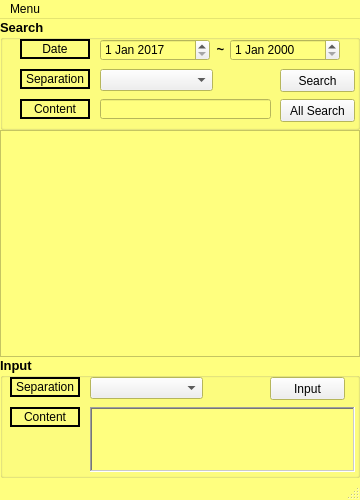
<?xml version="1.0" encoding="UTF-8"?>
<ui version="4.0">
 <class>MainWindow</class>
 <widget class="QMainWindow" name="MainWindow">
  <property name="geometry">
   <rect>
    <x>0</x>
    <y>0</y>
    <width>360</width>
    <height>500</height>
   </rect>
  </property>
  <property name="minimumSize">
   <size>
    <width>360</width>
    <height>0</height>
   </size>
  </property>
  <property name="palette">
   <palette>
    <active>
     <colorrole role="Base">
      <brush brushstyle="SolidPattern">
       <color alpha="255">
        <red>255</red>
        <green>255</green>
        <blue>127</blue>
       </color>
      </brush>
     </colorrole>
     <colorrole role="Window">
      <brush brushstyle="SolidPattern">
       <color alpha="255">
        <red>255</red>
        <green>255</green>
        <blue>127</blue>
       </color>
      </brush>
     </colorrole>
    </active>
    <inactive>
     <colorrole role="Base">
      <brush brushstyle="SolidPattern">
       <color alpha="255">
        <red>255</red>
        <green>255</green>
        <blue>127</blue>
       </color>
      </brush>
     </colorrole>
     <colorrole role="Window">
      <brush brushstyle="SolidPattern">
       <color alpha="255">
        <red>255</red>
        <green>255</green>
        <blue>127</blue>
       </color>
      </brush>
     </colorrole>
    </inactive>
    <disabled>
     <colorrole role="Base">
      <brush brushstyle="SolidPattern">
       <color alpha="255">
        <red>255</red>
        <green>255</green>
        <blue>127</blue>
       </color>
      </brush>
     </colorrole>
     <colorrole role="Window">
      <brush brushstyle="SolidPattern">
       <color alpha="255">
        <red>255</red>
        <green>255</green>
        <blue>127</blue>
       </color>
      </brush>
     </colorrole>
    </disabled>
   </palette>
  </property>
  <property name="windowTitle">
   <string>SharedMemo</string>
  </property>
  <property name="windowIcon">
   <iconset resource="sharedmemo.qrc">
    <normaloff>:/Img/notes.png</normaloff>:/Img/notes.png</iconset>
  </property>
  <widget class="QWidget" name="centralWidget">
   <layout class="QGridLayout" name="gridLayout">
    <property name="leftMargin">
     <number>0</number>
    </property>
    <property name="topMargin">
     <number>0</number>
    </property>
    <property name="rightMargin">
     <number>0</number>
    </property>
    <property name="bottomMargin">
     <number>0</number>
    </property>
    <property name="verticalSpacing">
     <number>0</number>
    </property>
    <item row="0" column="0">
     <widget class="QGroupBox" name="groupBox">
      <property name="sizePolicy">
       <sizepolicy hsizetype="Preferred" vsizetype="Fixed">
        <horstretch>0</horstretch>
        <verstretch>0</verstretch>
       </sizepolicy>
      </property>
      <property name="minimumSize">
       <size>
        <width>0</width>
        <height>111</height>
       </size>
      </property>
      <property name="maximumSize">
       <size>
        <width>16777215</width>
        <height>111</height>
       </size>
      </property>
      <property name="font">
       <font>
        <pointsize>10</pointsize>
        <weight>75</weight>
        <italic>false</italic>
        <bold>true</bold>
       </font>
      </property>
      <property name="title">
       <string>Search</string>
      </property>
      <property name="flat">
       <bool>true</bool>
      </property>
      <widget class="QLabel" name="label">
       <property name="geometry">
        <rect>
         <x>20</x>
         <y>20</y>
         <width>70</width>
         <height>20</height>
        </rect>
       </property>
       <property name="sizePolicy">
        <sizepolicy hsizetype="Fixed" vsizetype="Fixed">
         <horstretch>0</horstretch>
         <verstretch>0</verstretch>
        </sizepolicy>
       </property>
       <property name="font">
        <font>
         <pointsize>9</pointsize>
         <weight>50</weight>
         <bold>false</bold>
        </font>
       </property>
       <property name="frameShape">
        <enum>QFrame::WinPanel</enum>
       </property>
       <property name="text">
        <string>Date</string>
       </property>
       <property name="alignment">
        <set>Qt::AlignCenter</set>
       </property>
      </widget>
      <widget class="QDateEdit" name="dateEdit_StartDate">
       <property name="geometry">
        <rect>
         <x>100</x>
         <y>20</y>
         <width>110</width>
         <height>22</height>
        </rect>
       </property>
       <property name="sizePolicy">
        <sizepolicy hsizetype="Fixed" vsizetype="Fixed">
         <horstretch>0</horstretch>
         <verstretch>0</verstretch>
        </sizepolicy>
       </property>
       <property name="font">
        <font>
         <pointsize>9</pointsize>
         <weight>50</weight>
         <bold>false</bold>
        </font>
       </property>
       <property name="date">
        <date>
         <year>2017</year>
         <month>1</month>
         <day>1</day>
        </date>
       </property>
      </widget>
      <widget class="QLabel" name="label_2">
       <property name="geometry">
        <rect>
         <x>210</x>
         <y>20</y>
         <width>21</width>
         <height>20</height>
        </rect>
       </property>
       <property name="text">
        <string>~</string>
       </property>
       <property name="alignment">
        <set>Qt::AlignCenter</set>
       </property>
      </widget>
      <widget class="QDateEdit" name="dateEdit_EndDate">
       <property name="geometry">
        <rect>
         <x>230</x>
         <y>20</y>
         <width>110</width>
         <height>22</height>
        </rect>
       </property>
       <property name="sizePolicy">
        <sizepolicy hsizetype="Fixed" vsizetype="Fixed">
         <horstretch>0</horstretch>
         <verstretch>0</verstretch>
        </sizepolicy>
       </property>
       <property name="font">
        <font>
         <pointsize>9</pointsize>
         <weight>50</weight>
         <bold>false</bold>
        </font>
       </property>
      </widget>
      <widget class="QLabel" name="label_3">
       <property name="geometry">
        <rect>
         <x>20</x>
         <y>50</y>
         <width>70</width>
         <height>20</height>
        </rect>
       </property>
       <property name="sizePolicy">
        <sizepolicy hsizetype="Fixed" vsizetype="Fixed">
         <horstretch>0</horstretch>
         <verstretch>0</verstretch>
        </sizepolicy>
       </property>
       <property name="font">
        <font>
         <pointsize>9</pointsize>
         <weight>50</weight>
         <bold>false</bold>
        </font>
       </property>
       <property name="frameShape">
        <enum>QFrame::WinPanel</enum>
       </property>
       <property name="text">
        <string>Separation</string>
       </property>
       <property name="alignment">
        <set>Qt::AlignCenter</set>
       </property>
      </widget>
      <widget class="QComboBox" name="comboBox_Search_Separation">
       <property name="geometry">
        <rect>
         <x>100</x>
         <y>50</y>
         <width>113</width>
         <height>22</height>
        </rect>
       </property>
       <property name="sizePolicy">
        <sizepolicy hsizetype="Fixed" vsizetype="Fixed">
         <horstretch>0</horstretch>
         <verstretch>0</verstretch>
        </sizepolicy>
       </property>
       <property name="font">
        <font>
         <pointsize>9</pointsize>
         <weight>50</weight>
         <bold>false</bold>
        </font>
       </property>
      </widget>
      <widget class="QLabel" name="label_4">
       <property name="geometry">
        <rect>
         <x>20</x>
         <y>80</y>
         <width>70</width>
         <height>20</height>
        </rect>
       </property>
       <property name="sizePolicy">
        <sizepolicy hsizetype="Fixed" vsizetype="Fixed">
         <horstretch>0</horstretch>
         <verstretch>0</verstretch>
        </sizepolicy>
       </property>
       <property name="font">
        <font>
         <pointsize>9</pointsize>
         <weight>50</weight>
         <bold>false</bold>
        </font>
       </property>
       <property name="frameShape">
        <enum>QFrame::WinPanel</enum>
       </property>
       <property name="text">
        <string>Content</string>
       </property>
       <property name="alignment">
        <set>Qt::AlignCenter</set>
       </property>
      </widget>
      <widget class="QLineEdit" name="lineEdit_Search_Content">
       <property name="geometry">
        <rect>
         <x>100</x>
         <y>80</y>
         <width>171</width>
         <height>20</height>
        </rect>
       </property>
       <property name="sizePolicy">
        <sizepolicy hsizetype="Fixed" vsizetype="Fixed">
         <horstretch>0</horstretch>
         <verstretch>0</verstretch>
        </sizepolicy>
       </property>
       <property name="font">
        <font>
         <pointsize>9</pointsize>
         <weight>50</weight>
         <bold>false</bold>
        </font>
       </property>
      </widget>
      <widget class="QPushButton" name="pushButton_TermsSearch">
       <property name="geometry">
        <rect>
         <x>280</x>
         <y>50</y>
         <width>75</width>
         <height>23</height>
        </rect>
       </property>
       <property name="sizePolicy">
        <sizepolicy hsizetype="Fixed" vsizetype="Fixed">
         <horstretch>0</horstretch>
         <verstretch>0</verstretch>
        </sizepolicy>
       </property>
       <property name="font">
        <font>
         <pointsize>9</pointsize>
         <weight>50</weight>
         <bold>false</bold>
        </font>
       </property>
       <property name="text">
        <string>Search</string>
       </property>
      </widget>
      <widget class="QPushButton" name="pushButton_AllSearch">
       <property name="geometry">
        <rect>
         <x>280</x>
         <y>80</y>
         <width>75</width>
         <height>23</height>
        </rect>
       </property>
       <property name="sizePolicy">
        <sizepolicy hsizetype="Fixed" vsizetype="Fixed">
         <horstretch>0</horstretch>
         <verstretch>0</verstretch>
        </sizepolicy>
       </property>
       <property name="font">
        <font>
         <pointsize>9</pointsize>
         <weight>50</weight>
         <bold>false</bold>
        </font>
       </property>
       <property name="text">
        <string>All Search</string>
       </property>
      </widget>
     </widget>
    </item>
    <item row="1" column="0">
     <widget class="QTableWidget" name="tableWidget"/>
    </item>
    <item row="2" column="0">
     <widget class="QGroupBox" name="groupBox_2">
      <property name="sizePolicy">
       <sizepolicy hsizetype="Preferred" vsizetype="Fixed">
        <horstretch>0</horstretch>
        <verstretch>0</verstretch>
       </sizepolicy>
      </property>
      <property name="minimumSize">
       <size>
        <width>0</width>
        <height>121</height>
       </size>
      </property>
      <property name="maximumSize">
       <size>
        <width>16777215</width>
        <height>121</height>
       </size>
      </property>
      <property name="font">
       <font>
        <pointsize>10</pointsize>
        <weight>75</weight>
        <bold>true</bold>
       </font>
      </property>
      <property name="title">
       <string>Input</string>
      </property>
      <property name="flat">
       <bool>true</bool>
      </property>
      <widget class="QLabel" name="label_5">
       <property name="geometry">
        <rect>
         <x>10</x>
         <y>20</y>
         <width>70</width>
         <height>20</height>
        </rect>
       </property>
       <property name="sizePolicy">
        <sizepolicy hsizetype="Fixed" vsizetype="Fixed">
         <horstretch>0</horstretch>
         <verstretch>0</verstretch>
        </sizepolicy>
       </property>
       <property name="font">
        <font>
         <pointsize>9</pointsize>
         <weight>50</weight>
         <bold>false</bold>
        </font>
       </property>
       <property name="frameShape">
        <enum>QFrame::WinPanel</enum>
       </property>
       <property name="text">
        <string>Separation</string>
       </property>
       <property name="alignment">
        <set>Qt::AlignCenter</set>
       </property>
      </widget>
      <widget class="QComboBox" name="comboBox_Input_Separation">
       <property name="geometry">
        <rect>
         <x>90</x>
         <y>20</y>
         <width>113</width>
         <height>22</height>
        </rect>
       </property>
       <property name="sizePolicy">
        <sizepolicy hsizetype="Fixed" vsizetype="Fixed">
         <horstretch>0</horstretch>
         <verstretch>0</verstretch>
        </sizepolicy>
       </property>
       <property name="font">
        <font>
         <pointsize>9</pointsize>
         <weight>50</weight>
         <bold>false</bold>
        </font>
       </property>
      </widget>
      <widget class="QLabel" name="label_6">
       <property name="geometry">
        <rect>
         <x>10</x>
         <y>50</y>
         <width>70</width>
         <height>20</height>
        </rect>
       </property>
       <property name="sizePolicy">
        <sizepolicy hsizetype="Fixed" vsizetype="Fixed">
         <horstretch>0</horstretch>
         <verstretch>0</verstretch>
        </sizepolicy>
       </property>
       <property name="font">
        <font>
         <pointsize>9</pointsize>
         <weight>50</weight>
         <bold>false</bold>
        </font>
       </property>
       <property name="frameShape">
        <enum>QFrame::WinPanel</enum>
       </property>
       <property name="text">
        <string>Content</string>
       </property>
       <property name="alignment">
        <set>Qt::AlignCenter</set>
       </property>
      </widget>
      <widget class="QTextEdit" name="textEdit_Input_Content">
       <property name="geometry">
        <rect>
         <x>90</x>
         <y>50</y>
         <width>265</width>
         <height>65</height>
        </rect>
       </property>
       <property name="sizePolicy">
        <sizepolicy hsizetype="Fixed" vsizetype="Fixed">
         <horstretch>0</horstretch>
         <verstretch>0</verstretch>
        </sizepolicy>
       </property>
       <property name="font">
        <font>
         <pointsize>9</pointsize>
         <weight>50</weight>
         <bold>false</bold>
        </font>
       </property>
       <property name="frameShape">
        <enum>QFrame::WinPanel</enum>
       </property>
      </widget>
      <widget class="QPushButton" name="pushButton_Input">
       <property name="geometry">
        <rect>
         <x>270</x>
         <y>20</y>
         <width>75</width>
         <height>23</height>
        </rect>
       </property>
       <property name="sizePolicy">
        <sizepolicy hsizetype="Fixed" vsizetype="Fixed">
         <horstretch>0</horstretch>
         <verstretch>0</verstretch>
        </sizepolicy>
       </property>
       <property name="font">
        <font>
         <pointsize>9</pointsize>
         <weight>50</weight>
         <bold>false</bold>
        </font>
       </property>
       <property name="text">
        <string>Input</string>
       </property>
      </widget>
     </widget>
    </item>
   </layout>
  </widget>
  <widget class="QMenuBar" name="menuBar">
   <property name="geometry">
    <rect>
     <x>0</x>
     <y>0</y>
     <width>360</width>
     <height>21</height>
    </rect>
   </property>
   <widget class="QMenu" name="menuMenu">
    <property name="title">
     <string>Menu</string>
    </property>
    <widget class="QMenu" name="menuPrint">
     <property name="title">
      <string>Print</string>
     </property>
     <property name="icon">
      <iconset resource="sharedmemo.qrc">
       <normaloff>:/Img/printer.png</normaloff>:/Img/printer.png</iconset>
     </property>
     <addaction name="actionExcel"/>
     <addaction name="actionView"/>
    </widget>
    <addaction name="actionHelp"/>
    <addaction name="actionConfiguration"/>
    <addaction name="menuPrint"/>
    <addaction name="actionExit"/>
   </widget>
   <addaction name="menuMenu"/>
  </widget>
  <widget class="QStatusBar" name="statusBar"/>
  <action name="actionHelp">
   <property name="icon">
    <iconset resource="sharedmemo.qrc">
     <normaloff>:/Img/question.png</normaloff>:/Img/question.png</iconset>
   </property>
   <property name="text">
    <string>Help</string>
   </property>
   <property name="shortcut">
    <string>F1</string>
   </property>
  </action>
  <action name="actionConfiguration">
   <property name="icon">
    <iconset resource="sharedmemo.qrc">
     <normaloff>:/Img/settings.png</normaloff>:/Img/settings.png</iconset>
   </property>
   <property name="text">
    <string>Configuration</string>
   </property>
   <property name="shortcut">
    <string>Ctrl+S</string>
   </property>
  </action>
  <action name="actionExit">
   <property name="icon">
    <iconset resource="sharedmemo.qrc">
     <normaloff>:/Img/cancel.png</normaloff>:/Img/cancel.png</iconset>
   </property>
   <property name="text">
    <string>Exit</string>
   </property>
   <property name="shortcut">
    <string>Ctrl+X</string>
   </property>
  </action>
  <action name="actionExcel">
   <property name="icon">
    <iconset resource="sharedmemo.qrc">
     <normaloff>:/Img/excel.png</normaloff>:/Img/excel.png</iconset>
   </property>
   <property name="text">
    <string>Excel</string>
   </property>
   <property name="shortcut">
    <string>Ctrl+E</string>
   </property>
  </action>
  <action name="actionView">
   <property name="icon">
    <iconset resource="sharedmemo.qrc">
     <normaloff>:/Img/view.png</normaloff>:/Img/view.png</iconset>
   </property>
   <property name="text">
    <string>View</string>
   </property>
   <property name="shortcut">
    <string>Ctrl+P</string>
   </property>
  </action>
 </widget>
 <layoutdefault spacing="6" margin="11"/>
 <resources>
  <include location="sharedmemo.qrc"/>
 </resources>
 <connections/>
</ui>
